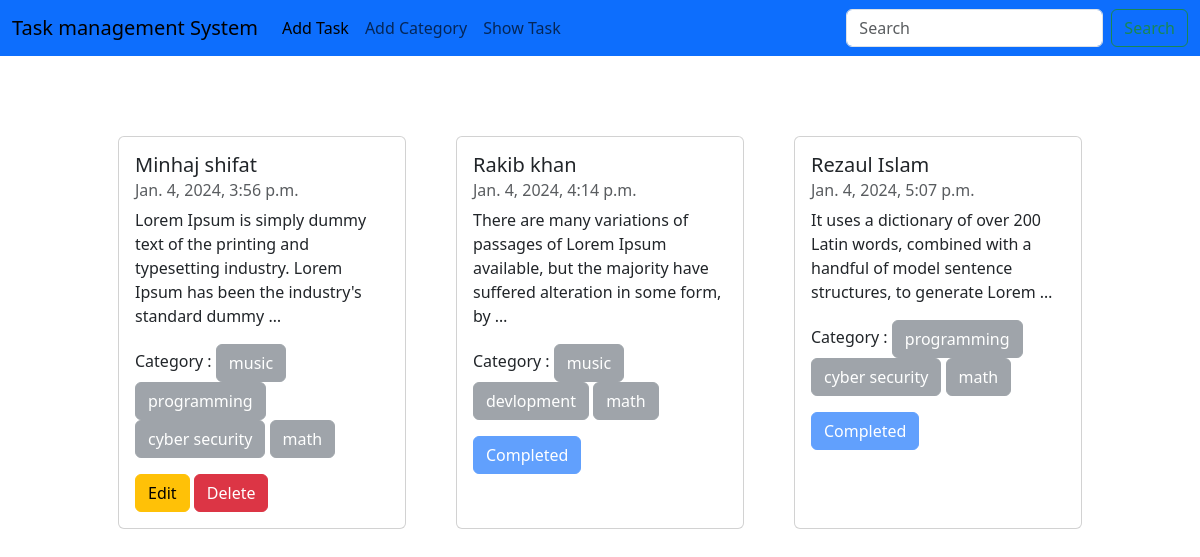
The page / on the database its author committed.
### task/models.py (models this page shows, shortened)
class TaskModel(models.Model):
    task_title=models.CharField(max_length=100)
    describtion=models.TextField(max_length=300)
    complete=models.BooleanField(default=False)
    category=models.ManyToManyField(TaskCategory)
    task_assigned_date=models.DateTimeField(default=timezone.now)

### category/models.py (models this page shows, shortened)
class TaskCategory(models.Model):
    category_name=models.CharField(max_length=90)

### task_management_system/views.py (the view)
# urls.py: 2. Add a URL to urlpatterns:  path('', views.home, name='home')
def home(request):
    post=TaskModel.objects.all()
    return render(request,'home.html',{'post':post})

### templates/home.html
{%extends 'base.html'%}
{%block content%}
<div class="content" style="display: flex;flex-wrap: wrap; margin-top:80px; justify-content: center;gap: 50px;">
    {%for task in post%}
    <div class="card" style="width: 18rem;">
        <div class="card-body">
            <h5 class="card-title">{{task.task_title}}</h5>
            <h6 class="card-subtitle mb-2 text-body-secondary">{{task.task_assigned_date}}</h6>
            <p class="card-text">{{task.describtion|truncatewords:20}}</p>
            <p> Category : {% for cat in task.category.all %}
                <button type="button" class="btn btn-secondary" disabled>{{cat.category_name}}</button>
                {%endfor%}
            </p>
            {%if task.complete %}
            <button type="button" class="btn btn-primary" disabled>Completed</button>
            {%else%}
            <a href="{% url 'editpost' task.id%}"><button type="button" class="btn btn-warning">Edit</button></a>
            <a href="{% url 'deletepost' task.id%}"><button type="button" class="btn btn-danger">Delete</button></a>
            {% endif %}
        </div>
    </div>
    {%endfor%}
</div>
{%endblock%}

### templates/base.html (shortened to what this page needs)
<!doctype html>
<html lang="en">
<head>
    <link href="https://cdn.jsdelivr.net/npm/bootstrap@5.3.2/dist/css/bootstrap.min.css" rel="stylesheet"
>
</head>
<body>
    <!doctype html>
    <html lang="en">
    <head>
        <link href="https://cdn.jsdelivr.net/npm/bootstrap@5.3.2/dist/css/bootstrap.min.css" rel="stylesheet"
>
    </head>
    <body>
        <nav class="navbar navbar-expand-lg bg-primary">
            <div class="container-fluid">
                <a class="navbar-brand" href="#">Task management System</a>
                <div class="collapse navbar-collapse" id="navbarSupportedContent">
                    <ul class="navbar-nav me-auto mb-2 mb-lg-0">
                        <li class="nav-item">
                            <a class="nav-link active" aria-current="page" href="{%url 'addtask'%}">Add Task</a>
                        </li>
                        <li class="nav-item">
                            <a class="nav-link" href="{%url 'addcategory' %}">Add Category</a>
                        </li>
                        <li class="nav-item">
                            <a class="nav-link " href="{%url 'home'%}">Show Task</a>
                        </li>
                    </ul>
                    <form class="d-flex" role="search">
                        <input class="form-control me-2" type="search" placeholder="Search" aria-label="Search">
                        <button class="btn btn-outline-success" type="submit">Search</button>
                    </form>
                </div>
            </div>
        </nav>
        {%block content%}
        {%endblock%}
    </body>
    </html>
</body>
</html>

### rows shown on the page
TaskModel: task_title "Minhaj shifat", task_assigned_date "Jan. 4, 2024, 3:56 p.m.", describtion "Lorem Ipsum is simply dummy text of the printing and typesetting industry. Lorem Ipsum has been the industry's standard dummy …", complete "Edit"
TaskCategory: category_name "music"
TaskCategory: category_name "programming"
TaskCategory: category_name "cyber security"
TaskCategory: category_name "math"
TaskModel: task_title "Rakib khan", task_assigned_date "Jan. 4, 2024, 4:14 p.m.", describtion "There are many variations of passages of Lorem Ipsum available, but the majority have suffered alteration in some form, by …", complete "Completed"
TaskCategory: category_name "devlopment"
TaskModel: task_title "Rezaul Islam", task_assigned_date "Jan. 4, 2024, 5:07 p.m.", describtion "It uses a dictionary of over 200 Latin words, combined with a handful of model sentence structures, to generate Lorem …", complete "Completed"
